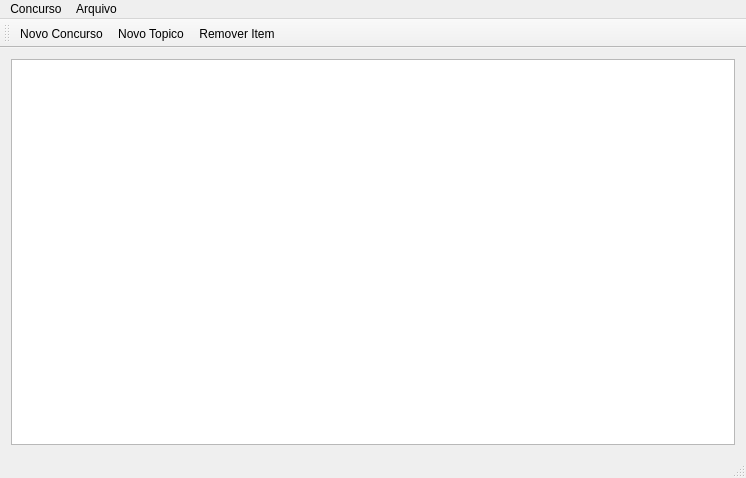
<?xml version="1.0" encoding="UTF-8"?>
<ui version="4.0">
 <class>MainWindow</class>
 <widget class="QMainWindow" name="MainWindow">
  <property name="geometry">
   <rect>
    <x>0</x>
    <y>0</y>
    <width>746</width>
    <height>478</height>
   </rect>
  </property>
  <property name="windowTitle">
   <string>Reforço Mental</string>
  </property>
  <widget class="QWidget" name="centralWidget">
   <layout class="QVBoxLayout" name="verticalLayout">
    <item>
     <widget class="QTreeView" name="treeView">
      <property name="editTriggers">
       <set>QAbstractItemView::NoEditTriggers</set>
      </property>
      <property name="alternatingRowColors">
       <bool>true</bool>
      </property>
      <property name="uniformRowHeights">
       <bool>true</bool>
      </property>
      <property name="animated">
       <bool>true</bool>
      </property>
      <property name="expandsOnDoubleClick">
       <bool>false</bool>
      </property>
     </widget>
    </item>
   </layout>
  </widget>
  <widget class="QMenuBar" name="menuBar">
   <property name="geometry">
    <rect>
     <x>0</x>
     <y>0</y>
     <width>746</width>
     <height>22</height>
    </rect>
   </property>
   <widget class="QMenu" name="menuConcruso">
    <property name="title">
     <string>Concurso</string>
    </property>
    <addaction name="actionAdicionar_Novo"/>
   </widget>
   <widget class="QMenu" name="menuArquivo">
    <property name="title">
     <string>Arquivo</string>
    </property>
    <addaction name="actionCarregar"/>
    <addaction name="actionSalvar"/>
   </widget>
   <addaction name="menuConcruso"/>
   <addaction name="menuArquivo"/>
  </widget>
  <widget class="QStatusBar" name="statusBar"/>
  <widget class="QToolBar" name="mainToolBar">
   <attribute name="toolBarArea">
    <enum>TopToolBarArea</enum>
   </attribute>
   <attribute name="toolBarBreak">
    <bool>false</bool>
   </attribute>
   <addaction name="actionAdicionar_Novo"/>
   <addaction name="actionNovo_Topico"/>
   <addaction name="actionRemover_Item"/>
  </widget>
  <action name="actionAdicionar_Novo">
   <property name="text">
    <string>Novo Concurso</string>
   </property>
  </action>
  <action name="actionNovo_Topico">
   <property name="text">
    <string>Novo Topico</string>
   </property>
  </action>
  <action name="actionRemover_Item">
   <property name="text">
    <string>Remover Item</string>
   </property>
  </action>
  <action name="actionCarregar">
   <property name="text">
    <string>Carregar</string>
   </property>
  </action>
  <action name="actionSalvar">
   <property name="text">
    <string>Salvar</string>
   </property>
  </action>
 </widget>
 <layoutdefault spacing="6" margin="11"/>
 <resources/>
 <connections/>
</ui>
